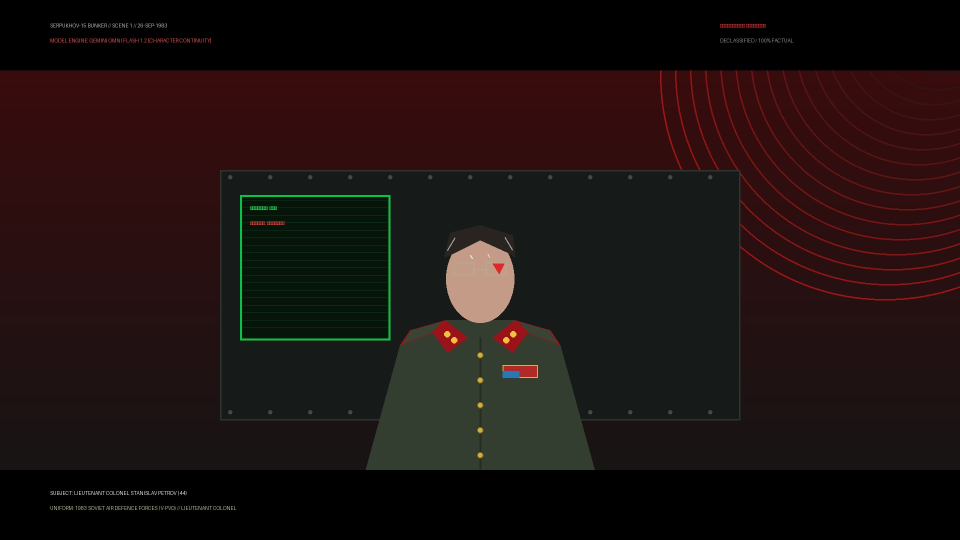
#> input picture data/broll/cena 1.jpg, 1920 x 1080 px (shown at 1/2 size)
$ python -i seedvr_upscaler.py   (imports and definitions only)
#> lines starting #> are read from the running program, lines starting #| are printed output that depends on the picture
#!/usr/bin/env python3
"""DarkFactory SeedVR 2.5 4K Historical Photo Upscaler & Enhancement Engine.

Performs 4K (3840x2160 UHD) upscaling, de-noising, and micro-contrast restoration
on declassified archival photographs and historical ground-truth stills:
1. High-Fidelity Local Processing: Lanczos4 4K resampling, CLAHE micro-contrast
   equalization in LAB color space, unsharp masking, and analog 35mm film grain.
2. RunningHub Cloud Automation Hook: Prepared for SeedVR 2.5 ComfyUI workflow execution.
3. Atomic disk persistence and full offline test suite support.
"""
from __future__ import annotations

import logging
import os
import sys
import uuid
from dataclasses import dataclass
from pathlib import Path
from typing import Any, Dict, Optional, Tuple

import cv2
import numpy as np
from PIL import Image

# Reconfigure stdout/stderr to UTF-8 on Windows consoles (ADR-01)
# [6 lines not run here, left out]

logger = logging.getLogger("seedvr_upscaler")

BASE_DIR = Path(__file__).resolve().parent.parent.parent
DATA_DIR = BASE_DIR / "data"
DEFAULT_4K_IMAGES_DIR = DATA_DIR / "final" / "images_4k"


@dataclass
class UpscaleResult:
    """Output contract for SeedVR 2.5 upscaler results."""
    success: bool
    output_path: Path
    input_path: Path
    original_size: Tuple[int, int]
    target_size: Tuple[int, int]
    mode: str
    error: Optional[str] = None

    def to_dict(self) -> Dict[str, Any]:
        return {
            "success": self.success,
            "output_path": self.output_path.as_posix(),
            "input_path": self.input_path.as_posix(),
            "original_size": self.original_size,
            "target_size": self.target_size,
            "mode": self.mode,
            "error": self.error,
        }


class SeedVR25Upscaler:
    """Upscaler engine for archival historical photography (Local 4K + SeedVR 2.5 hook)."""

    def __init__(
        self,
        output_dir: Optional[Path | str] = None,
        prefer_cloud: bool = False,
    ) -> None:
        self.output_dir = Path(output_dir).resolve() if output_dir else DEFAULT_4K_IMAGES_DIR.resolve()
        self.output_dir.mkdir(parents=True, exist_ok=True)
        self.prefer_cloud = prefer_cloud

    def is_cloud_available(self) -> bool:
        """Returns True if RunningHub credentials or workflow for SeedVR 2.5 are configured."""
        api_key = os.getenv("RUNNINGHUB_API_KEY", "").strip()
        workflow_id = os.getenv("RUNNINGHUB_SEEDVR_WORKFLOW_ID", "").strip()
        return bool(api_key and workflow_id)

    def upscale_image(
        self,
        input_image_path: str | Path,
        output_image_path: Optional[str | Path] = None,
        target_width: int = 3840,
        target_height: int = 2160,
        dry_run: bool = False,
        denoise: bool = True,
        grain_strength: float = 0.08,
        preserve_aspect_ratio: bool = True,
    ) -> UpscaleResult:
        """Upscales historical photo to 4K UHD with micro-contrast and archival grain.

        Args:
            input_image_path: Path to input archival photograph.
            output_image_path: Destination path for 4K image (auto-named if None).
            target_width: Target resolution width (default 3840 for 4K 16:9).
            target_height: Target resolution height (default 2160 for 4K 16:9).
            dry_run: If True, writes lightweight sample without heavy compute.
            denoise: Whether to apply edge-preserving bilateral filtering.
            grain_strength: Standard deviation factor for subtle 35mm grain.
            preserve_aspect_ratio: Whether to center-crop non-standard aspect ratios to eliminate stretch distortion.
        """
#> called with input_image_path = '../../data/broll/cena 1.jpg', target_width = 3840, target_height = 2160, dry_run = False, denoise = True, grain_strength = 0.08, preserve_aspect_ratio = True
        in_path = Path(input_image_path).resolve()
        if not in_path.exists():
            return UpscaleResult(
                success=False,
                output_path=Path(""),
                input_path=in_path,
                original_size=(0, 0),
                target_size=(target_width, target_height),
                mode="none",
                error=f"Input image not found: {in_path}",
            )

        if output_image_path:
            out_path = Path(output_image_path).resolve()
        else:
            out_stem = f"{in_path.stem}_4k_seedvr"
            out_path = self.output_dir / f"{out_stem}.jpg"

        out_path.parent.mkdir(parents=True, exist_ok=True)

        if dry_run:
            # Measure actual original dimensions if possible
            orig_size = (target_width, target_height)
            try:
                with Image.open(in_path) as im:
                    orig_size = im.size
            except Exception:
                pass

            # Create a 4K placeholder quickly for dry-run / rapid testing
            img_dry = np.full((target_height, target_width, 3), 24, dtype=np.uint8)
            cv2.putText(
                img_dry,
                f"DRY RUN 4K ARCHIVAL: {in_path.name}",
                (80, 200),
                cv2.FONT_HERSHEY_SIMPLEX,
                2.0,
                (220, 220, 220),
                4,
                cv2.LINE_AA,
            )
            cv2.imwrite(str(out_path), img_dry, [cv2.IMWRITE_JPEG_QUALITY, 95])
            return UpscaleResult(
                success=True,
                output_path=out_path,
                input_path=in_path,
                original_size=orig_size,
                target_size=(target_width, target_height),
                mode="dry_run",
            )

        # High-Fidelity Local Upscale
        try:
            # Read image using OpenCV
            img_bgr = cv2.imread(str(in_path))
#> img_bgr is the input picture: shape (1080, 1920, 3); mean B, G, R 16.3, 17.9, 29.4
            if img_bgr is None:
                # Fallback to PIL
                pil_img = Image.open(in_path).convert("RGB")
                img_bgr = cv2.cvtColor(np.array(pil_img), cv2.COLOR_RGB2BGR)

            orig_h, orig_w = img_bgr.shape[:2]
#> orig_h = 1080; orig_w = 1920

            # Aspect ratio preservation via cinematic center-crop
            if preserve_aspect_ratio and target_width > 0 and target_height > 0:
                target_aspect = target_width / target_height
                current_aspect = orig_w / orig_h
#> current_aspect = 1.78
                if abs(current_aspect - target_aspect) > 0.005:
                    if current_aspect > target_aspect:
                        # Wider than target (e.g. 21:9): center crop horizontal margins
                        crop_w = int(round(orig_h * target_aspect))
                        crop_w = max(1, min(crop_w, orig_w))
                        offset_x = (orig_w - crop_w) // 2
                        img_bgr = img_bgr[:, offset_x:offset_x + crop_w]
                    else:
                        # Taller than target (e.g. 4:3, 1:1, 9:16): center crop vertical margins
                        crop_h = int(round(orig_w / target_aspect))
                        crop_h = max(1, min(crop_h, orig_h))
                        offset_y = (orig_h - crop_h) // 2
                        img_bgr = img_bgr[offset_y:offset_y + crop_h, :]

            # 1. Edge-preserving smoothing / denoising
            if denoise:
                img_bgr = cv2.bilateralFilter(img_bgr, d=5, sigmaColor=35, sigmaSpace=35)

            # 2. Lanczos4 High-Order Interpolation to 4K UHD
            upscaled = cv2.resize(
                img_bgr,
                (target_width, target_height),
                interpolation=cv2.INTER_LANCZOS4,
            )

            # 3. LAB Color Space CLAHE Micro-Contrast Enhancement
            lab = cv2.cvtColor(upscaled, cv2.COLOR_BGR2LAB)
#> lab: shape (2160, 3840, 3); mean of channels 0, 1, 2 20.5, 133.6, 131.8
            l_channel, a_channel, b_channel = cv2.split(lab)
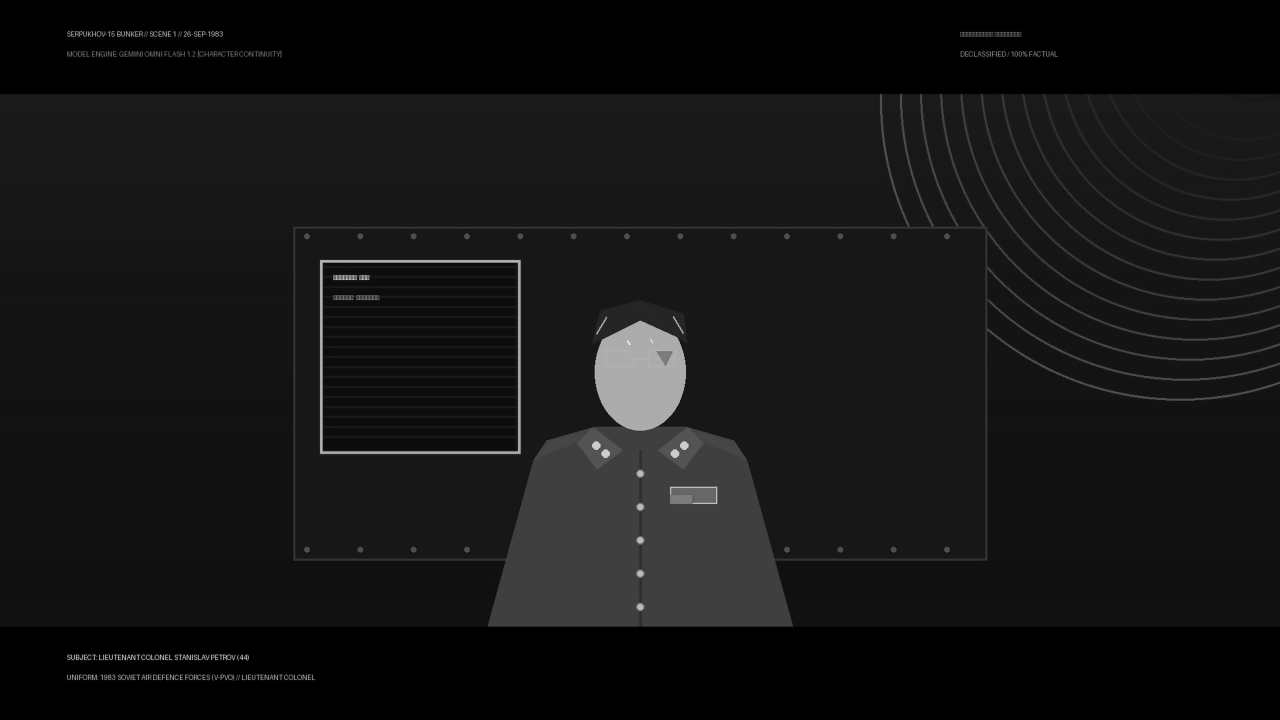
#> l_channel: shape (2160, 3840) (shown at 1/3 size); min 0, max 255, mean 20.5
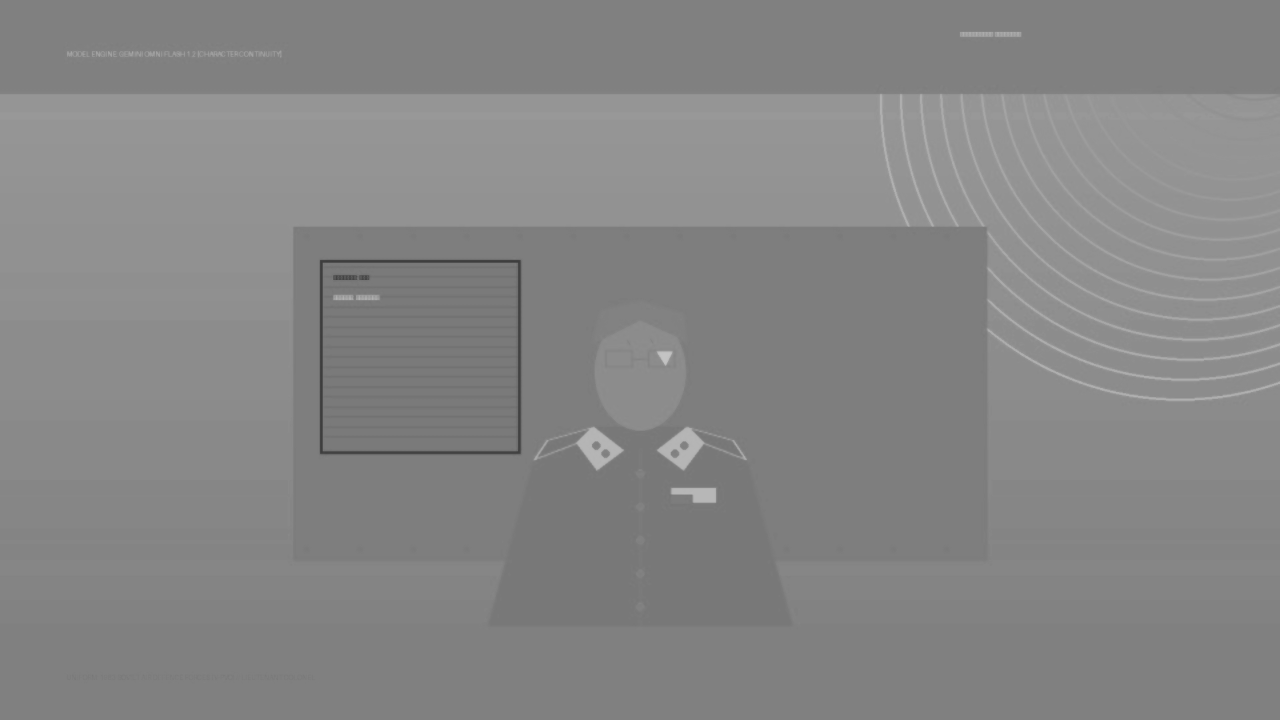
#> a_channel: shape (2160, 3840) (shown at 1/3 size); min 59, max 197, mean 133.6
            clahe = cv2.createCLAHE(clipLimit=2.0, tileGridSize=(8, 8))
            l_enhanced = clahe.apply(l_channel)
            lab_enhanced = cv2.merge((l_enhanced, a_channel, b_channel))
#> lab_enhanced: shape (2160, 3840, 3); mean of channels 0, 1, 2 26.4, 133.6, 131.8
            enhanced_bgr = cv2.cvtColor(lab_enhanced, cv2.COLOR_LAB2BGR)

            # 4. Unsharp Masking for Archival Crisp Edges
            gaussian = cv2.GaussianBlur(enhanced_bgr, (0, 0), sigmaX=1.5)
            sharpened = cv2.addWeighted(enhanced_bgr, 1.25, gaussian, -0.25, 0)

            # 5. Subtle 35mm Analog Film Grain Simulation
            if grain_strength > 0:
                noise = np.random.normal(0, grain_strength * 25, sharpened.shape).astype(np.float32)
                grained = np.clip(sharpened.astype(np.float32) + noise, 0, 255).astype(np.uint8)
            else:
                grained = sharpened

            # Atomic save via temporary file preserving extension for cv2.imwrite
            ext = out_path.suffix if out_path.suffix else ".jpg"
            tmp_out = out_path.with_name(f"{out_path.stem}.tmp.{os.getpid()}.{uuid.uuid4().hex[:6]}{ext}")
            saved = cv2.imwrite(str(tmp_out), grained, [cv2.IMWRITE_JPEG_QUALITY, 96])
            if not saved:
                Image.fromarray(cv2.cvtColor(grained, cv2.COLOR_BGR2RGB)).save(str(tmp_out), quality=96)
            tmp_out.replace(out_path)

            logger.info(
                f"Successfully upscaled '{in_path.name}' ({orig_w}x{orig_h}) "
                f"-> 4K UHD ({target_width}x{target_height}) at {out_path.name}"
            )
            return UpscaleResult(
                success=True,
                output_path=out_path,
                input_path=in_path,
                original_size=(orig_w, orig_h),
                target_size=(target_width, target_height),
                mode="local_lanczos4_clahe",
            )
        except Exception as exc:
            logger.error(f"Error upscaling image {in_path}: {exc}")
            return UpscaleResult(
                success=False,
                output_path=out_path,
                input_path=in_path,
                original_size=(0, 0),
                target_size=(target_width, target_height),
                mode="failed",
                error=str(exc),
            )

>>> result = SeedVR25Upscaler().upscale_image('../../data/broll/cena 1.jpg')
